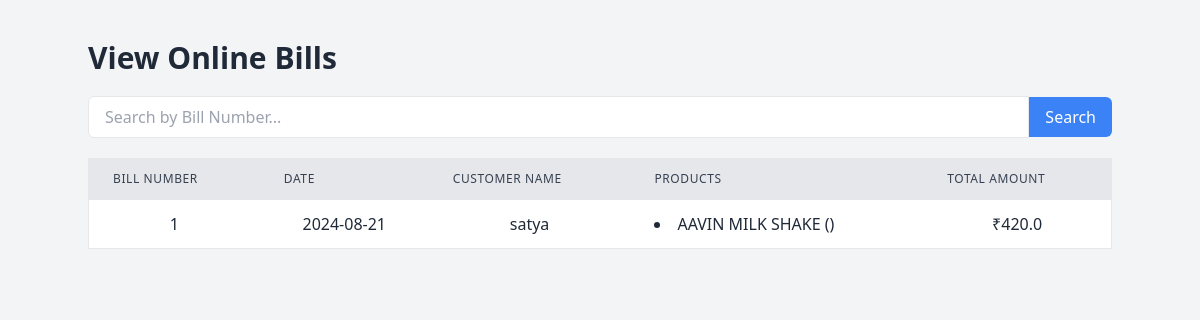
Page /search_online_bill?bill_no=1 (signed in) on the committed database.
### models.py (models this page shows, shortened)
class TransactionRecord(db.Model):
    id = db.Column(db.Integer, primary_key=True)
    bill_no = db.Column(db.Integer, unique=True, nullable=False)
    date = db.Column(db.Date, nullable=False, default=datetime.utcnow)
    total_price = db.Column(db.Float, nullable=False)
    billing_mode = db.Column(db.String(10), nullable=False)  # New field to store 'online' or 'offline'
    organisation_id = db.Column(db.Integer, db.ForeignKey('organisation.id'), nullable=False)
    customer_id = db.Column(db.Integer, db.ForeignKey('customer.id'), nullable=True)  # Allow null if no customer info
    items = db.relationship('TransactionItem', backref='transaction', lazy=True)
    customer = db.relationship('Customer', backref='transaction_records')

class Customer(db.Model):
    id = db.Column(db.Integer, primary_key=True)
    name = db.Column(db.String(100), nullable=False)
    phone = db.Column(db.String(50), nullable=False)
    city = db.Column(db.String(100))
    district = db.Column(db.String(100))
    state = db.Column(db.String(100))
    pincode = db.Column(db.String(10))
    email = db.Column(db.String(120))
    flat_no = db.Column(db.String(50))  # New field
    street = db.Column(db.String(150))  # New field
    organisation_id = db.Column(db.Integer, db.ForeignKey('organisation.id'), nullable=False)

class TransactionItem(db.Model):
    id = db.Column(db.Integer, primary_key=True)
    transaction_id = db.Column(db.Integer, db.ForeignKey('transaction_record.id'), nullable=False)
    product_id = db.Column(db.Integer, db.ForeignKey('product.id'), nullable=False)
    quantity = db.Column(db.Integer, nullable=False)
    total_price = db.Column(db.Float, nullable=False)

class Product(db.Model):
    id = db.Column(db.Integer, primary_key=True)
    name = db.Column(db.String(100), nullable=False)
    SKU = db.Column(db.String(50), nullable=False)
    net_price = db.Column(db.Float, nullable=False)
    selling_price = db.Column(db.Float, nullable=False)
    quantity = db.Column(db.Integer, nullable=False)
    seller = db.Column(db.String(100), nullable=False)
    organisation_id = db.Column(db.Integer, db.ForeignKey('organisation.id'), nullable=False)
    category_id = db.Column(db.Integer, db.ForeignKey('product_category.id'), nullable=True)  # Allow null if category not mandatory
    inventory = db.relationship('Inventory', backref='product', lazy=True)

### blueprints/billing.py (the view)
@billing_bp.route('/search_online_bill', methods=['GET'])
def search_online_bill():
    organisation_id = session.get('organisation_id')
    if not organisation_id:
        flash('User is not logged in!', 'danger')
        return redirect(url_for('auth.login'))
    bill_no = request.args.get('bill_no', '').strip()
    if not bill_no:
        flash('Please enter a bill number to search.', 'warning')
        return redirect(url_for('billing.view_online_bills'))
    bills = TransactionRecord.query.filter_by(organisation_id=organisation_id, bill_no=bill_no, billing_mode='online').all()
    if not bills:
        flash(f'No bills found for Bill Number: {bill_no}', 'danger')
        return redirect(url_for('billing.view_online_bills'))
    customers = {customer.id: customer for customer in Customer.query.all()}
    bill_items = db.session.query(
        TransactionItem,
        Product.name.label('product_name'),
        Product.SKU.label('product_sku')
    ).join(Product, TransactionItem.product_id == Product.id).all()
    bill_items_dict = {}
    for item in bill_items:
        if item.TransactionItem.transaction_id not in bill_items_dict:
            bill_items_dict[item.TransactionItem.transaction_id] = []
        bill_items_dict[item.TransactionItem.transaction_id].append(item)
    return render_template('view_online_bills.html', bills=bills, customers=customers, bill_items_dict=bill_items_dict)

### templates/view_online_bills.html (shortened to what this page needs)
<!DOCTYPE html>
<html lang="en">
<head>
    <link href="https://cdn.jsdelivr.net/npm/tailwindcss@2.2.19/dist/tailwind.min.css" rel="stylesheet">
</head>
<body class="bg-gray-100 text-gray-800">
    <div class="container mx-auto mt-10">
        <h1 class="text-3xl font-bold mb-5">View Online Bills</h1>
        <form action="{{ url_for('billing.search_online_bill') }}" method="GET" class="mb-5">
            <div class="flex items-center">
                <input
                    type="text"
                    name="bill_no"
                    placeholder="Search by Bill Number..."
                    class="w-full px-4 py-2 border rounded-l-md focus:outline-none focus:ring-2 focus:ring-blue-500"
                    required
                >
                <button
                    type="submit"
                    class="bg-blue-500 text-white px-4 py-2 rounded-r-md hover:bg-blue-600">
                    Search
                </button>
            </div>
        </form>
        <div class="overflow-x-auto">
            <table class="min-w-full bg-white border border-gray-200">
                <thead>
                    <tr class="bg-gray-200">
                        <th class="py-3 px-6 text-left text-xs font-medium text-gray-700 uppercase tracking-wider border-b">Bill Number</th>
                        <th class="py-3 px-6 text-left text-xs font-medium text-gray-700 uppercase tracking-wider border-b">Date</th>
                        <th class="py-3 px-6 text-left text-xs font-medium text-gray-700 uppercase tracking-wider border-b">Customer Name</th>
                        <th class="py-3 px-6 text-left text-xs font-medium text-gray-700 uppercase tracking-wider border-b">Products</th>
                        <th class="py-3 px-6 text-left text-xs font-medium text-gray-700 uppercase tracking-wider border-b">Total Amount</th>
                    </tr>
                </thead>
                <tbody>
                    {% for bill in bills %}
                    <tr class="hover:bg-gray-100">
                        <td class="py-3 px-6 text-center border-b">{{ bill.bill_no }}</td>
                        <td class="py-3 px-6 text-center border-b">{{ bill.date }}</td>
                        <td class="py-3 px-6 text-center border-b">
                            {% if customers[bill.customer_id] %}
                                {{ customers[bill.customer_id].name }}
                            {% else %}
                                Unknown Customer
                            {% endif %}
                        </td>
                        <td class="py-3 px-6 text-left border-b">
                            <ul class="list-disc list-inside">
                                {% for item in bill_items_dict[bill.id] %}
                                <li>{{ item.product_name }} ({{ item.quantity }})</li>
                                {% endfor %}
                            </ul>
                        </td>
                        <td class="py-3 px-6 text-center border-b">₹{{ bill.total_price }}</td>
                    </tr>
                    {% endfor %}
                </tbody>
            </table>
        </div>
    </div>
</body>
</html>

### rows in the picture
TransactionRecord: bill_no "1", date "2024-08-21", total_price "420.0"
Customer: name "satya"
TransactionItem: product_name "AAVIN MILK SHAKE"
